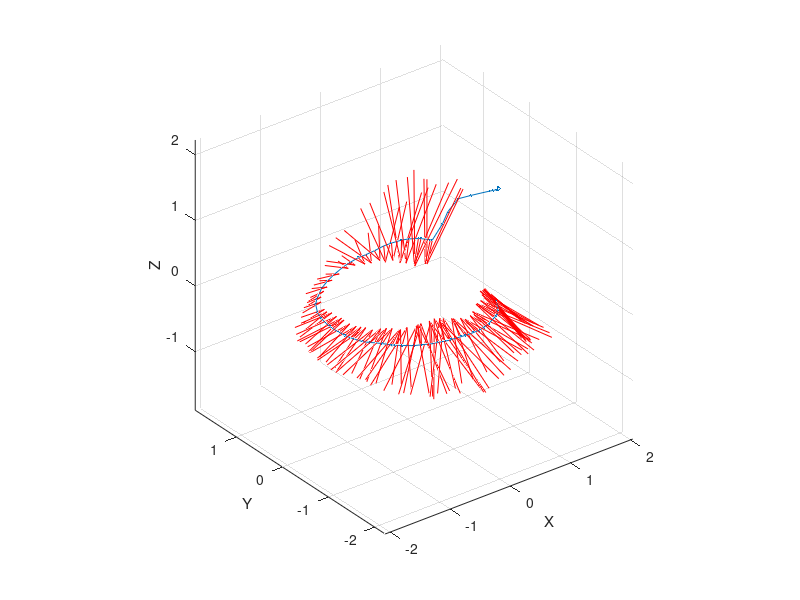

The MATLAB script that drew this image:
clc;clear;close all
A = load('traj_082412_220322.txt');


plot3(A(:,2), A(:,3), A(:,4),'.-');hold on;

g = 0.2;
h2 = quiver3(A(:,2), A(:,3), A(:,4), g*A(:,5), g*A(:,6), g*A(:,7), 0, ...
                    'AutoScale', 'off', 'MaxHeadSize', 2,'Color', 'r');
                

axis equal;
% axis([-2, 2, -2, 2, -2, 2]);

grid;
xlabel('X');
ylabel('Y');
zlabel('Z');
